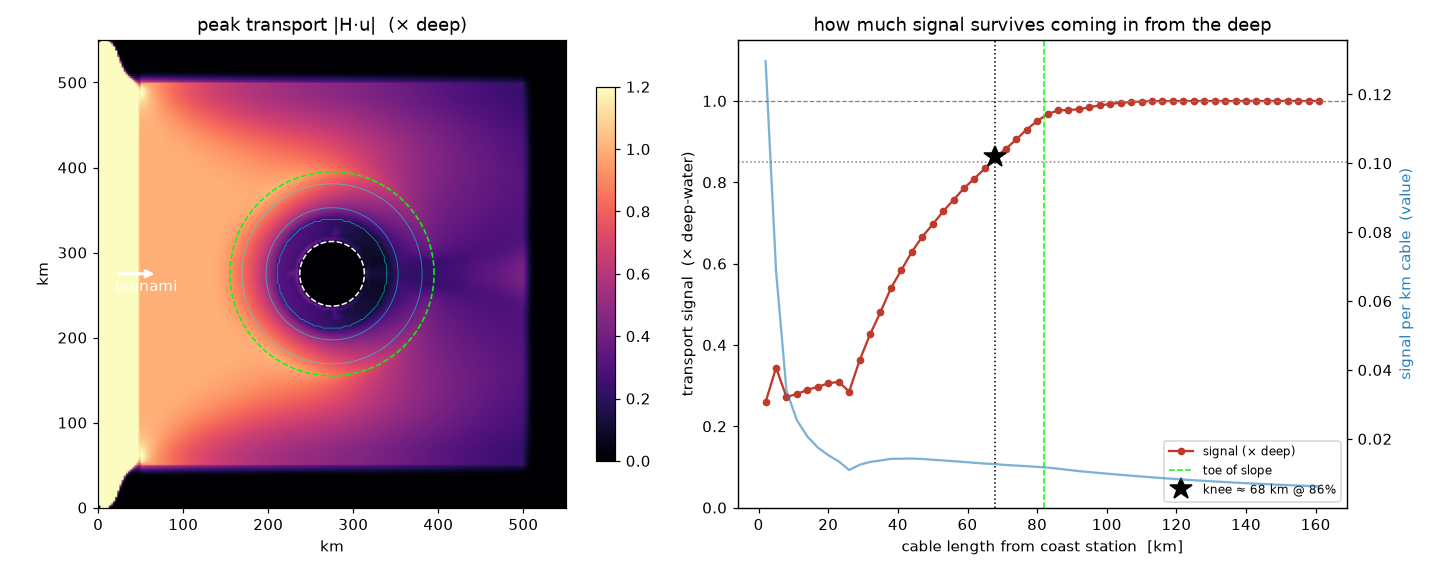

Source code (Python):
#!/usr/bin/env python3
"""
Radial sweep: how much tsunami-transport signal (|H*u|, the magnetometer proxy)
survives as we move the sensor IN from the deep ocean toward the island coast,
and what the signal / cable-length trade-off looks like.

Linear shallow-water, staggered C-grid, forward-backward. Circular island.
"""
import numpy as np
import matplotlib
matplotlib.use("Agg")
import matplotlib.pyplot as plt

g = 9.81

# ---- domain -------------------------------------------------------------
L   = 550e3            # m, square domain
N   = 220
dx  = L / N
x   = (np.arange(N) + 0.5) * dx
X, Y = np.meshgrid(x, x, indexing="ij")

cx = cy = 275e3        # island centre
R  = np.sqrt((X - cx)**2 + (Y - cy)**2)

# ---- bathymetry: coast -> shelf -> slope -> deep ------------------------
R_coast = 38e3         # shoreline
R_shelf = 65e3         # shelf edge, H ~ 100 m
R_toe   = 120e3        # toe of slope, meets the deep plain
H_deep  = 4000.0
H_shelf = 100.0
H_min   = 25.0         # never fully dry (keeps model linear/stable)

H = np.full((N, N), H_deep)
# shelf: coast..shelf_edge  ->  H_min..H_shelf
m = (R >= R_coast) & (R < R_shelf)
H[m] = H_min + (H_shelf - H_min) * (R[m] - R_coast) / (R_shelf - R_coast)
# slope: shelf_edge..toe    ->  H_shelf..H_deep
m = (R >= R_shelf) & (R < R_toe)
H[m] = H_shelf + (H_deep - H_shelf) * (R[m] - R_shelf) / (R_toe - R_shelf)
# land
land = R < R_coast
H[land] = H_min

# ---- time stepping ------------------------------------------------------
cmax = np.sqrt(g * H_deep)
dt   = 0.30 * dx / cmax
T    = 2600
A    = 0.6             # incoming amplitude, m
sigma = 25e3          # wave-packet width
x0    = 60e3          # launch position (left edge region)
cin   = np.sqrt(g * H_deep)

eta = np.zeros((N, N))
u   = np.zeros((N + 1, N))   # x-velocity on x-faces
v   = np.zeros((N, N + 1))   # y-velocity on y-faces

# H on faces
Hu = 0.5 * (H[1:, :] + H[:-1, :])   # (N-1, N)
Hv = 0.5 * (H[:, 1:] + H[:, :-1])   # (N, N-1)

# sponge (Gauss-shaped damping ramp near all 4 edges)
def edge_ramp(n, width):
    r = np.ones(n)
    for i in range(width):
        r[i] = r[-1 - i] = (i / width)
    return r
spx = edge_ramp(N, 20)
spy = edge_ramp(N, 20)
sponge = np.outer(spx, spy)
# never damp near the island; only the outer frame
sponge = np.maximum(sponge, (R < R_toe + 40e3).astype(float))
sponge = np.clip(sponge, 0.0, 1.0)

peak = np.zeros((N, N))   # running max of |H*u| (transport magnitude)

for t in range(T):
    tt = t * dt
    # inject plane wave at left column (soft source)
    eta[0, :] = A * np.exp(-((cin * tt - (x0)) ** 2) / (2 * sigma**2))

    # u update (interior x-faces)
    dudt = -g * (eta[1:, :] - eta[:-1, :]) / dx
    u[1:-1, :] += dt * dudt
    # v update
    dvdt = -g * (eta[:, 1:] - eta[:, :-1]) / dx
    v[:, 1:-1] += dt * dvdt

    # no flux into land faces
    u[1:-1, :][land[1:, :] | land[:-1, :]] = 0.0
    v[:, 1:-1][land[:, 1:] | land[:, :-1]] = 0.0

    # eta update (continuity)
    flux_x = (Hu * u[1:-1, :])                      # (N-1,N) on x-faces interior
    div = np.zeros((N, N))
    div[1:, :]  += flux_x
    div[:-1, :] -= flux_x
    flux_y = (Hv * v[:, 1:-1])
    div[:, 1:]  += flux_y
    div[:, :-1] -= flux_y
    eta += dt * div / dx
    eta[land] = 0.0
    eta *= sponge
    # damp velocities in the outer frame too (kills edge reflections/blow-up)
    su = 0.5 * (sponge[1:, :] + sponge[:-1, :])
    sv = 0.5 * (sponge[:, 1:] + sponge[:, :-1])
    u[1:-1, :] *= su
    v[:, 1:-1] *= sv

    # transport magnitude at cell centres
    uc = 0.5 * (u[1:, :] + u[:-1, :])
    vc = 0.5 * (v[:, 1:] + v[:, :-1])
    speed = np.sqrt(uc**2 + vc**2)
    trans = H * speed
    trans[land] = 0.0
    peak = np.maximum(peak, trans)

# ---- radial sweep along the wave-facing axis (upstream, -x side) --------
# sample rings; take the median on the wave-facing 120-deg arc
theta = np.arctan2(Y - cy, X - cx)
facing = np.abs(theta - np.pi) < np.deg2rad(60)   # points toward incoming (-x) wave

radii = np.arange(R_coast + 2e3, R_toe + 80e3, 3e3)
raw = []
for rr in radii:
    ring = (np.abs(R - rr) < 2e3) & facing & (~land)
    if ring.sum() == 0:
        raw.append(np.nan); continue
    raw.append(np.median(peak[ring]))
raw = np.array(raw)

# reference = the deep-water plateau ON THE SAME wave-facing side
deep_plateau = np.nanmedian(raw[radii > R_toe + 25e3])
deep_ref = deep_plateau
sig = raw / deep_plateau

dist_from_coast = (radii - R_coast) / 1e3   # km of cable from the shore station

# cable "cost": proportional to distance from coast (station sits at coast)
cost = np.maximum(dist_from_coast, 1.0)
merit = sig / cost      # signal per km of cable

# knee: smallest distance that still keeps >= 85% of signal
good = np.where(sig >= 0.85)[0]
knee_i = good[0] if len(good) else np.nanargmax(sig)

print(f"deep_ref transport = {deep_ref:.2f}")
print(f"toe distance from coast = {(R_toe-R_coast)/1e3:.0f} km")
for d, s, mo in zip(dist_from_coast, sig, merit):
    print(f"  {d:6.1f} km   signal {s:5.2f}   merit {mo:.3f}")
print(f"knee: {dist_from_coast[knee_i]:.0f} km keeps signal {sig[knee_i]:.2f}")

# ---- figure -------------------------------------------------------------
fig, ax = plt.subplots(1, 2, figsize=(13, 5.2))

# left: bathymetry + peak transport
im = ax[0].imshow(peak.T / deep_ref, origin="lower",
                  extent=[0, L/1e3, 0, L/1e3], cmap="magma",
                  vmin=0, vmax=1.2, aspect="equal")
cs = ax[0].contour(x/1e3, x/1e3, H.T, levels=[100, 1000, 3000],
                   colors="cyan", linewidths=0.5, alpha=0.6)
th = np.linspace(0, 2*np.pi, 200)
for rr, lab, c in [(R_coast, "coast", "w"), (R_toe, "toe", "lime")]:
    ax[0].plot((cx + rr*np.cos(th))/1e3, (cy + rr*np.sin(th))/1e3,
               c, lw=1.0, ls="--")
ax[0].set_title("peak transport |H·u|  (× deep)")
ax[0].set_xlabel("km"); ax[0].set_ylabel("km")
ax[0].annotate("", xy=(70, 275), xytext=(20, 275),
               arrowprops=dict(arrowstyle="-|>", color="white", lw=2))
ax[0].text(20, 255, "tsunami", color="white")
fig.colorbar(im, ax=ax[0], shrink=0.8)

# right: signal vs distance from coast
ax[1].plot(dist_from_coast, sig, "-o", color="#c0392b", ms=4, label="signal (× deep)")
ax[1].axhline(0.85, color="gray", ls=":", lw=1)
ax[1].axhline(1.0,  color="gray", ls="--", lw=0.8)
ax[1].axvline((R_toe-R_coast)/1e3, color="lime", ls="--", lw=1, label="toe of slope")
ax[1].axvline(dist_from_coast[knee_i], color="k", ls=":", lw=1)
ax[1].plot(dist_from_coast[knee_i], sig[knee_i], "k*", ms=15,
           label=f"knee ≈ {dist_from_coast[knee_i]:.0f} km @ {sig[knee_i]:.0%}")
ax2 = ax[1].twinx()
ax2.plot(dist_from_coast, merit, "-", color="#2980b9", alpha=0.6, label="signal / km cable")
ax2.set_ylabel("signal per km cable  (value)", color="#2980b9")
ax[1].set_xlabel("cable length from coast station  [km]")
ax[1].set_ylabel("transport signal  (× deep-water)")
ax[1].set_title("how much signal survives coming in from the deep")
ax[1].set_ylim(0, 1.15)
ax[1].legend(loc="lower right", fontsize=8)
fig.tight_layout()
fig.savefig("slope_toe_sweep.png", dpi=110)
print("saved slope_toe_sweep.png")
